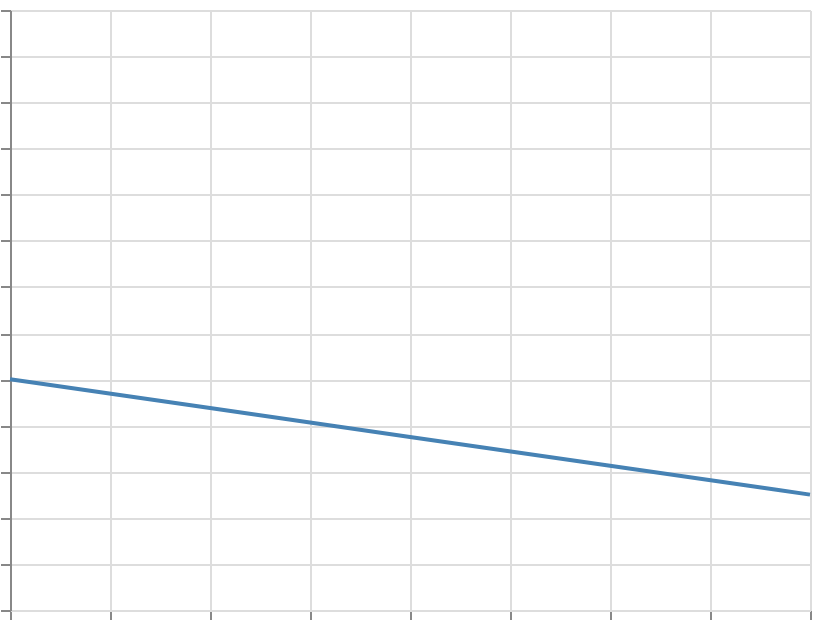

Source (Vega-Lite JSON):
### Vega specification from a JSON file in a GitHub repository (floating-point values rounded to 4 significant figures)
{"$schema": "https://vega.github.io/schema/vega/v6.json", "width": 400, "height": 300, "padding": 5, "autosize": "none", "data": [{"name": "table", "values": [{"x": 0, "y": 10}, {"x": 1, "y": 20}, {"x": 2, "y": 15}, {"x": 3, "y": 25}, {"x": 4, "y": 5}]}], "scales": [{"name": "x", "type": "linear", "domain": {"data": "table", "field": "x"}, "range": "width", "nice": true}, {"name": "y", "type": "linear", "domain": {"data": "table", "field": "y"}, "range": [{"signal": "height"}, 0], "nice": true}], "marks": [{"type": "line", "from": {"data": "table"}, "encode": {"update": {"x": {"scale": "x", "field": "x"}, "y": {"scale": "y", "field": "y"}, "stroke": {"value": "steelblue"}, "strokeWidth": {"value": 2}, "interpolate": {"value": "bundle"}, "tension": {"value": 0}}}}], "axes": [{"scale": "x", "orient": "bottom", "grid": true, "labels": false}, {"scale": "y", "orient": "left", "grid": true, "labels": false}]}
